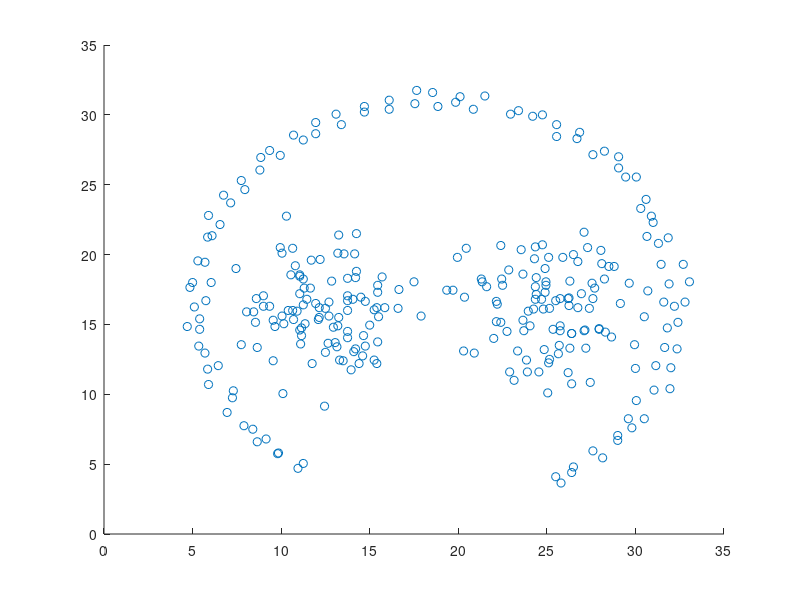
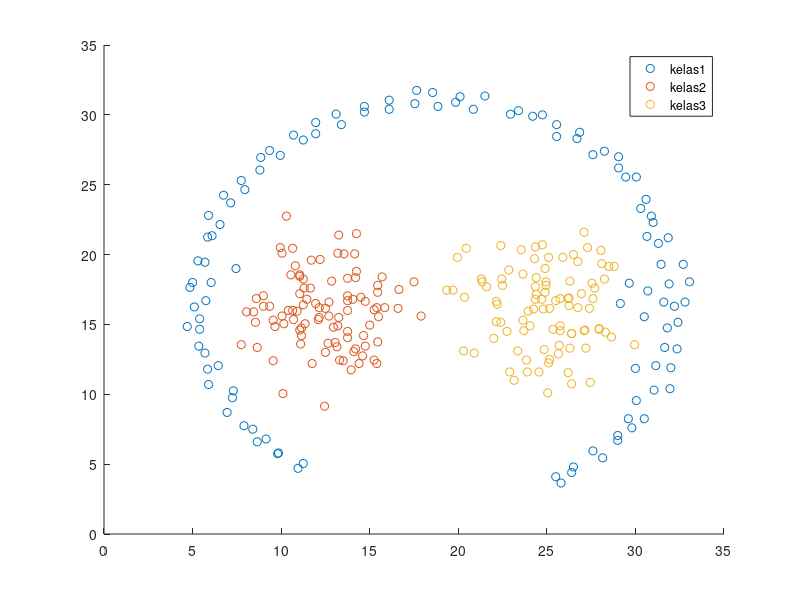

Here is the MATLAB script that generated these plots, in order: (Note: this script raises an error after producing the figures.)
% Karena digit terakhir dari NIM 1301140297 adalah 7, maka data yang
% digunakan adalah pathbased.
% Membaca data
data = csvread('pathbased.csv');

% menghitung jumlah atribut
jumlahAtribut = size(data,2)-1;
data_kelas = data(:,jumlahAtribut+1);

%  mencari data dengan kelas tertentu
dt = data(:,1:jumlahAtribut);

% dengan menggunakan size(unique(data_kelas)), kita mendapatkan jenis kelas
% adalah 3 untuk dataset pathbased.csv. Sehingga K = 3.

dt_A = dt(find(data_kelas==1),:);
dt_B = dt(find(data_kelas==2),:);
dt_C = dt(find(data_kelas==3),:);

% 1.a tanpa kelas
figure;
scatter(dt(:,1),dt(:,2));

% 1.b dengan label kelas
figure;
hold on;
scatter(dt_A(:,1),dt_A(:,2),'r+');
scatter(dt_B(:,1),dt_B(:,2),'bo');
scatter(dt_C(:,1),dt_C(:,2),'gd');
legend('kelas1','kelas2','kelas3');
hold off;
% Membuat matriks tanpa label kelas
data_matrix = dt;

% Basic K-means Algorithm *Introduction to Data Mining - Tan, Steinbach
% Select K points as initial centroid
K = size(unique(data_kelas),1);

% inisialisasi random centroid
% centroid = datasample(data,3);

% inisialisasi centroid tiap kelas
fc_A = datasample(dt_A,1);
fc_B = datasample(dt_B,1);
fc_C = datasample(dt_B,1);

% centroid = [fc_A; fc_B; fc_C];
sse_current = [0 0 0];
sse_out = [1 1 1];
i = 0;
while(~isequal(sse_current,sse_out))
% Form K clusters by assigning each point to its closes centroid
% ai = arg min_j || x_i - c_j ||2
% Recompute the centroid of each cluster
sse_out = sse_current;
[update_centroid, cluster_tebak] = k_means(data_matrix, centroid);
x = centroid(:,1:2) == update_centroid(:,1:2);
centroid = update_centroid;
data_matrix = cluster_tebak;
i = i+1;
sse_current = sse(cluster_tebak, update_centroid);
disp(i);
disp(sse_current);
disp(sse_out);
end

figure
hold on;
data_kelas_cluster = cluster_tebak(:,jumlahAtribut+1);
cls_A = cluster_tebak(find(data_kelas_cluster==1),:);
cls_B = cluster_tebak(find(data_kelas_cluster==2),:);
cls_C = cluster_tebak(find(data_kelas_cluster==3),:);
scatter(cls_A(:,1),cls_A(:,2));
scatter(cls_B(:,1),cls_B(:,2));
scatter(cls_C(:,1),cls_C(:,2));
scatter(update_centroid(1,1),update_centroid(1,2),'ro','filled');
scatter(update_centroid(2,1),update_centroid(2,2),'bo','filled');
scatter(update_centroid(3,1),update_centroid(3,2),'go','filled');
hold off;
figure;
hold on;
scatter(cls_A(:,1),cls_A(:,2));
scatter(cls_B(:,1),cls_B(:,2));
scatter(cls_C(:,1),cls_C(:,2));
scatter(update_centroid(1,1),update_centroid(1,2),'ro','filled');
scatter(update_centroid(2,1),update_centroid(2,2),'bo','filled');
scatter(update_centroid(3,1),update_centroid(3,2),'go','filled');
scatter(dt_A(:,1),dt_A(:,2),'r+');
scatter(dt_B(:,1),dt_B(:,2),'bo');
scatter(dt_C(:,1),dt_C(:,2),'gd');
legend('kelas1-new','kelas2-new','kelas3-new','centroid-1','centroid-2','centroid-3','kelas1','kelas2','kelas3');

hold off;